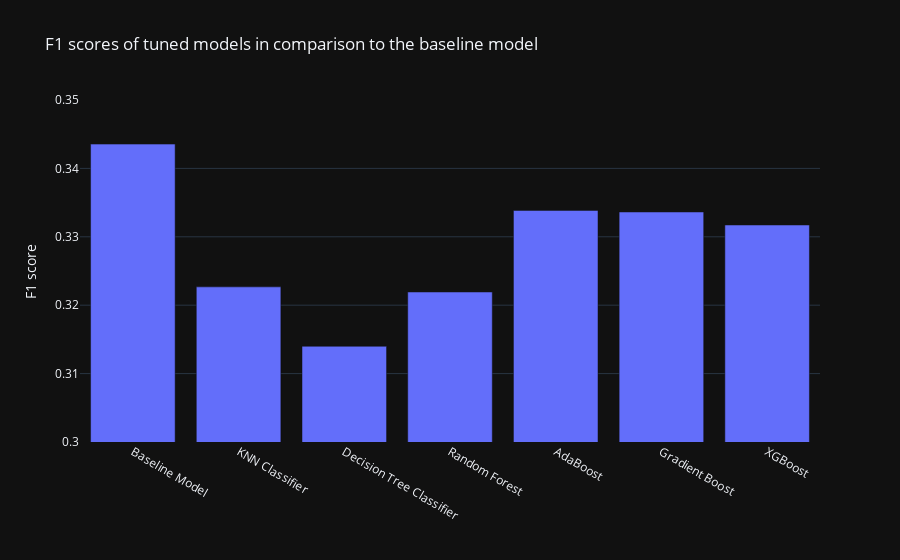

Source (notebook cell):
### Code cell
f1_bar = plt.bar(
    x=['Baseline Model', 'KNN Classifier', 'Decision Tree Classifier', 'Random Forest', 'AdaBoost', 'Gradient Boost', 'XGBoost'],
    y=[baseline_model['F1'], knn['F1'], decision_tree['F1'], random_forest['F1'], ada_boost['F1'], gradient_boost['F1'], xgboost['F1']],
    labels = {'x': '', 'y': 'F1 score'},
    title='F1 scores of tuned models in comparison to the baseline model',
)
f1_bar.update_yaxes(range=[0.3, 0.35])
f1_bar.update_layout(template='plotly_dark')

f1_bar.write_image('../README-images/F1-comparison-bar.png')
f1_bar.write_image('../README-images/f1-comparison.png')
f1_bar

### Figure 1 — Plotly figure (JSON) as saved in the notebook; plotly's stock layout.template omitted (floating-point values rounded to 4 significant figures)
{"data": [{"alignmentgroup": "True", "hovertemplate": "=%{x}<br>F1 score=%{y}<extra></extra>", "legendgroup": "", "marker": {"color": "#636efa", "pattern": {"shape": ""}}, "name": "", "offsetgroup": "", "orientation": "v", "showlegend": false, "textposition": "auto", "type": "bar", "x": ["Baseline Model", "KNN Classifier", "Decision Tree Classifier", "Random Forest", "AdaBoost", "Gradient Boost", "XGBoost"], "xaxis": "x", "y": [0.3436, 0.3227, 0.314, 0.3219, 0.3339, 0.3336, 0.3317], "yaxis": "y"}], "layout": {"barmode": "relative", "legend": {"tracegroupgap": 0}, "title": {"text": "F1 scores of tuned models in comparison to the baseline model"}, "xaxis": {"anchor": "y", "domain": [0, 1], "title": {"text": ""}}, "yaxis": {"anchor": "x", "domain": [0, 1], "range": [0.3, 0.35], "title": {"text": "F1 score"}}}}
